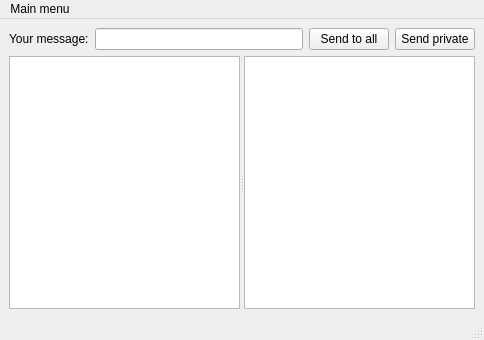
<?xml version="1.0" encoding="UTF-8"?>
<ui version="4.0">
 <class>MainWindow</class>
 <widget class="QMainWindow" name="MainWindow">
  <property name="geometry">
   <rect>
    <x>0</x>
    <y>0</y>
    <width>484</width>
    <height>340</height>
   </rect>
  </property>
  <property name="windowTitle">
   <string>MainWindow</string>
  </property>
  <widget class="QWidget" name="centralwidget">
   <layout class="QVBoxLayout" name="verticalLayout" stretch="0,1">
    <item>
     <layout class="QHBoxLayout" name="horizontalLayout">
      <item>
       <widget class="QLabel" name="label">
        <property name="text">
         <string>Your message:</string>
        </property>
       </widget>
      </item>
      <item>
       <widget class="QLineEdit" name="messageLineEdit"/>
      </item>
      <item>
       <widget class="QPushButton" name="sendPushButton">
        <property name="text">
         <string>Send to all</string>
        </property>
       </widget>
      </item>
      <item>
       <widget class="QPushButton" name="sendPrivatePushButton">
        <property name="text">
         <string>Send private</string>
        </property>
       </widget>
      </item>
     </layout>
    </item>
    <item>
     <widget class="QSplitter" name="splitter">
      <property name="orientation">
       <enum>Qt::Horizontal</enum>
      </property>
      <widget class="QTextBrowser" name="commonChatBrowser"/>
      <widget class="QTextBrowser" name="privateChatBrowser"/>
     </widget>
    </item>
   </layout>
  </widget>
  <widget class="QMenuBar" name="menubar">
   <property name="geometry">
    <rect>
     <x>0</x>
     <y>0</y>
     <width>484</width>
     <height>21</height>
    </rect>
   </property>
   <widget class="QMenu" name="menuMain_menu">
    <property name="title">
     <string>Main menu</string>
    </property>
    <addaction name="actionOpen_another_client"/>
    <addaction name="separator"/>
    <addaction name="actionCloseClient"/>
   </widget>
   <addaction name="menuMain_menu"/>
  </widget>
  <widget class="QStatusBar" name="statusbar"/>
  <action name="actionOpen_another_client">
   <property name="text">
    <string>Open another client</string>
   </property>
  </action>
  <action name="actionCloseClient">
   <property name="text">
    <string>Close this client</string>
   </property>
  </action>
 </widget>
 <resources/>
 <connections/>
</ui>
